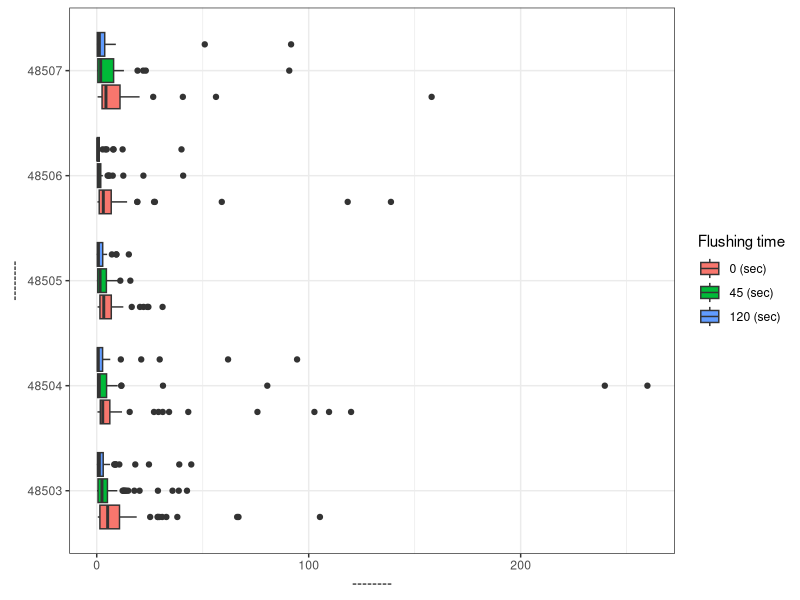
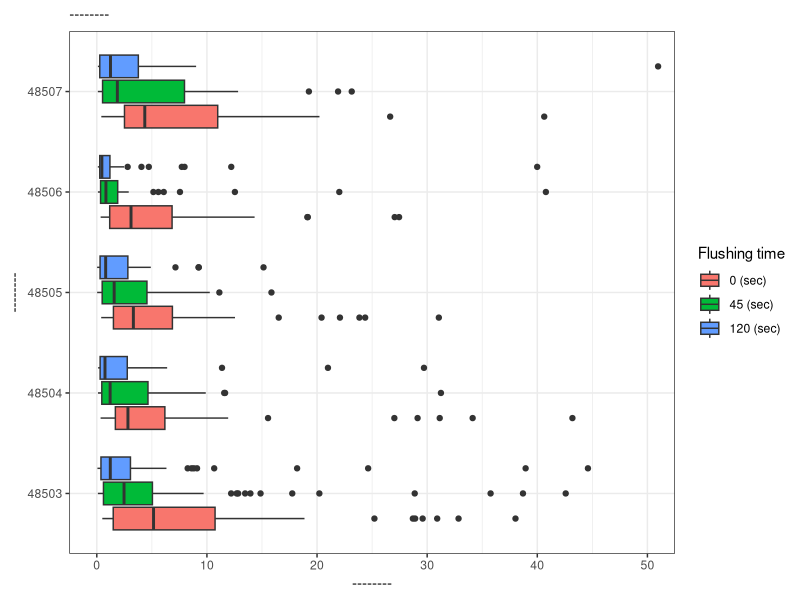

Recreate these plots in R, in order.
## ---- chunk 1
knitr::opts_chunk$set(echo = TRUE, message = FALSE, warning = FALSE,
                      comment = NA)
## ---- chunk 2
library(tidyverse)
## ---- chunk 3
flint <- read_csv("flint.csv")
## ---- chunk 4
glimpse(flint)
## ---- chunk 5
flint %>%               # data
  group_by(zip) %>%     # perform a grouping by zip code
  count()               # count occurrences
## ---- chunk 6
flint %>% 
  group_by(zip, draw) %>% 
  summarise(mean_pb = mean(lead))
## ---- chunk 7
flint %>% 
  group_by(zip, draw) %>% 
  summarise(median_pb = median(lead))
## ---- chunk 8
flint %>% 
  # filter(zip == 48503, draw == "-----") %>% 
  summarise(mean_pb = mean(lead),
            median_pb = median(lead))
## ---- chunk 9
flint_focus <- flint %>% 
  filter(zip %in% 48503:48507, lead < 1000)
## ---- chunk 10
ggplot(data = flint_focus, aes(x = factor(zip), y = lead)) +
  geom_boxplot(aes(fill = factor(draw))) +
  labs(x = "--------", y = "--------", fill = "Flushing time") +
  scale_fill_discrete(breaks = c("first", "second", "third"),
                      labels = c("0 (sec)", "45 (sec)", "120 (sec)")) +
  coord_flip() +
  theme_bw()
## ---- chunk 11
ggplot(data = flint_focus, aes(x = factor(zip), y = lead)) +
  geom_boxplot(aes(fill = factor(draw))) + 
  labs(x = "--------", y = "--------", fill = "Flushing time",
       subtitle = "--------") +
  scale_fill_discrete(breaks = c("first", "second", "third"),
                      labels = c("0 (sec)", "45 (sec)", "120 (sec)")) +
  coord_flip(ylim = c(0, 50)) +
  theme_bw()
